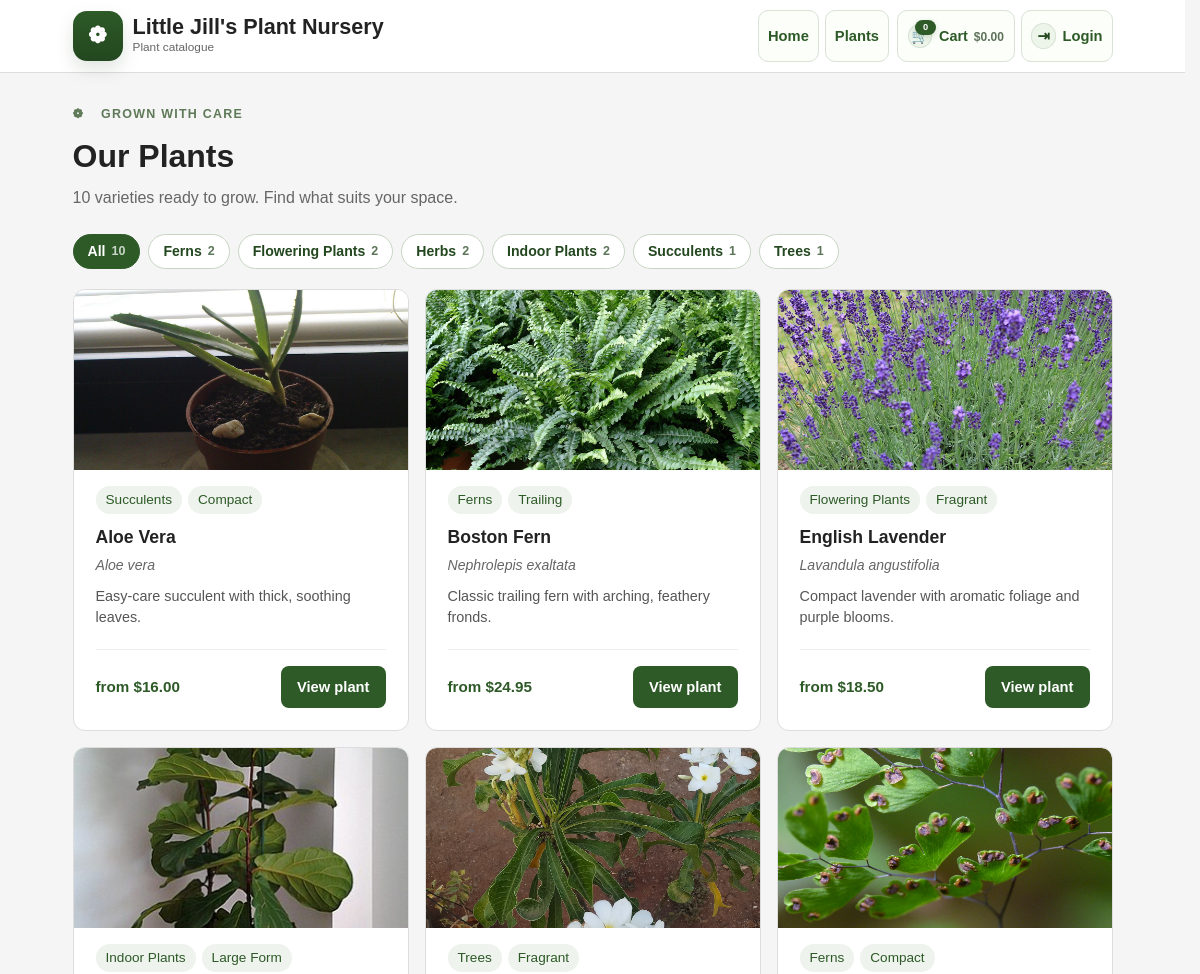
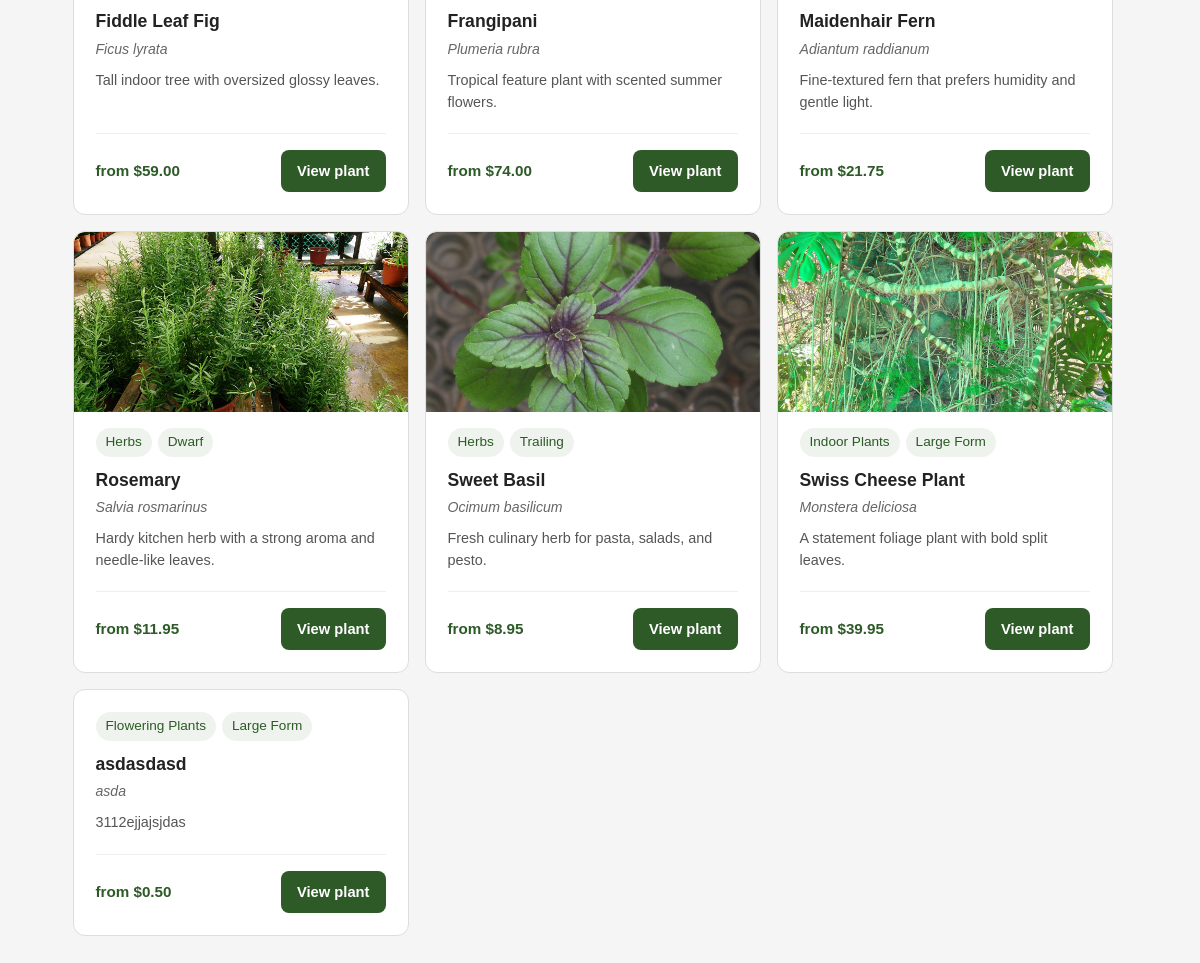
/plants, run on the app's committed database (2 pictures, top to bottom).
### models.py (models this page shows)
class Category(db.Model):
    id: Mapped[int] = mapped_column(primary_key=True)
    name: Mapped[str] = mapped_column(String(100), nullable=False)
    image_filename: Mapped[Optional[str]] = mapped_column(String(255))
    description: Mapped[Optional[str]] = mapped_column(String(255))

class Variety(db.Model):
    id: Mapped[int] = mapped_column(primary_key=True)
    name: Mapped[str] = mapped_column(String(100), nullable=False)
    description: Mapped[Optional[str]] = mapped_column(String(255))

class Plant(db.Model):
    id: Mapped[int] = mapped_column(primary_key=True)
    common_name: Mapped[str] = mapped_column(String(100))
    scientific_name: Mapped[Optional[str]] = mapped_column(String(100))
    category_id: Mapped[Optional[int]] = mapped_column(ForeignKey('category.id'))
    species_id: Mapped[Optional[int]] = mapped_column(ForeignKey('species.id'))
    variety_id: Mapped[Optional[int]] = mapped_column(ForeignKey('variety.id'))
    description: Mapped[Optional[str]] = mapped_column(String(200))
    colour: Mapped[Optional[str]] = mapped_column(String(50))
    growth_width: Mapped[Optional[float]] = mapped_column(Float)
    growth_height: Mapped[Optional[float]] = mapped_column(Float)
    fragrant: Mapped[Optional[bool]] = mapped_column(Boolean, default=False)
    frost_sensitive: Mapped[Optional[bool]] = mapped_column(Boolean, default=False)
    flowering_period: Mapped[Optional[str]] = mapped_column(String(200))
    light_requirements: Mapped[Optional[str]] = mapped_column(String(200))
    soil_requirements: Mapped[Optional[str]] = mapped_column(String(200))
    planting_advice: Mapped[Optional[str]] = mapped_column(String(200))
    watering_needs: Mapped[Optional[str]] = mapped_column(String(200))
    pruning_needs: Mapped[Optional[str]] = mapped_column(String(200))
    images: Mapped[Optional[list]] = mapped_column(JSON, default=list)
    plant_pots: Mapped[list["PlantPot"]] = relationship(back_populates="plant")
    cart_items: Mapped[list["CartItem"]] = relationship(back_populates="plant")
    @property
    def primary_image(self) -> Optional[str]:
        return self.images[0] if self.images else None

### app.py (the view)
@app.route("/plants")
def plants_index():
    active_categories = set(request.args.getlist('category', type=int))
    categories = Category.query.order_by(Category.name).all()
    species_list = Species.query.order_by(Species.name).all()
    varieties = Variety.query.order_by(Variety.name).all()
    category_map = {c.id: c.name for c in categories}
    species_map = {s.id: s.name for s in species_list}
    variety_map = {v.id: v.name for v in varieties}
    all_plants = Plant.query.all()
    cat_counts = Counter(p.category_id for p in all_plants if p.category_id)
    min_prices = dict(
        db.session.query(PlantPot.plant_id, func.min(PlantPot.price))
        .group_by(PlantPot.plant_id)
        .all()
    )
    q = Plant.query
    if active_categories:
        q = q.filter(Plant.category_id.in_(active_categories))
    plant_rows = []
    for plant in q.order_by(Plant.common_name).all():
        plant_rows.append({
            "id": plant.id,
            "common_name": plant.common_name,
            "scientific_name": plant.scientific_name,
            "category_name": category_map.get(plant.category_id),
            "species_name": species_map.get(plant.species_id),
            "variety_name": variety_map.get(plant.variety_id),
            "description": plant.description,
            "min_price": min_prices.get(plant.id),
            "primary_image": plant.primary_image,
        })
    def toggle_category_url(active_cats, cat_id):
        cats = set(active_cats)
        if cat_id in cats:
            cats.discard(cat_id)
        else:
            cats.add(cat_id)
        if cats:
            params = '&'.join(f'category={c}' for c in sorted(cats))
            return url_for('plants_index') + '?' + params
        return url_for('plants_index')
    return render_template(
        "plants.html",
        plants=plant_rows,
        categories=categories,
        species=species_list,
        varieties=varieties,
        cat_counts=cat_counts,
        active_categories=active_categories,
        toggle_category_url=toggle_category_url,
    )

### app.py (called while the page is built, shortened)
def get_header_cart_summary():
    if not current_user.is_authenticated:
        return {
            "header_cart_item_count": 0,
            "header_cart_total": Decimal("0.00"),
        }

@app.context_processor
def inject_header_cart_summary():
    return get_header_cart_summary()

### templates/plants.html (shortened to what this page needs)
<!DOCTYPE html>
<html lang="en">
<head>
    <link rel="stylesheet" href="{{ url_for('static', filename='styles.css') }}">
</head>
<body>
    {% include '_header.html' %}
    <main class="container">
        <div class="page-header">
            <p class="page-header__eyebrow">❁ &ensp; grown with care</p>
            <h1>Our Plants</h1>
            <p class="muted">{{ plants|length }} variet{% if plants|length != 1 %}ies{% else %}y{% endif %} ready to grow. Find what suits your space.</p>
        </div>
        {% if categories %}
        <div class="filter-bar">
            <a class="filter-chip {% if not active_categories %}filter-chip--active{% endif %}" href="{{ url_for('plants_index') }}">All <span class="filter-chip__count">{{ plants|length if not active_categories else (cat_counts.values()|sum) }}</span></a>
            {% for cat in categories %}
            {% if cat_counts.get(cat.id, 0) > 0 %}
            <a class="filter-chip {% if cat.id in active_categories %}filter-chip--active{% endif %}" href="{{ toggle_category_url(active_categories, cat.id) }}">{{ cat.name }} <span class="filter-chip__count">{{ cat_counts.get(cat.id, 0) }}</span></a>
            {% endif %}
            {% endfor %}
        </div>
        {% endif %}
        {% if plants %}
            <div class="plant-grid">
                {% for plant in plants %}
                    <article class="plant-card">
                        {% if plant.primary_image %}
                        <div class="plant-card__image">
                            <img src="{{ url_for('static', filename='images/' ~ plant.primary_image) }}" alt="{{ plant.common_name }}">
                        </div>
                        {% endif %}
                        <div class="plant-card__body">
                            <div class="plant-card__meta">
                                {% if plant.category_name %}<span class="tag">{{ plant.category_name }}</span>{% endif %}
                                {% if plant.variety_name %}<span class="tag">{{ plant.variety_name }}</span>{% endif %}
                            </div>
                            <h3 class="plant-card__name">{{ plant.common_name }}</h3>
                            {% if plant.scientific_name %}
                                <p class="plant-card__sci"><em>{{ plant.scientific_name }}</em></p>
                            {% endif %}
                            {% if plant.description %}
                                <p class="plant-card__desc">{{ plant.description }}</p>
                            {% endif %}
                        </div>
                        <div class="plant-card__footer">
                            {% if plant.min_price %}
                                <span class="plant-card__price">from ${{ '%.2f'|format(plant.min_price) }}</span>
                            {% endif %}
                            <a class="button-link" href="{{ url_for('plant_detail', id=plant.id) }}">View plant</a>
                        </div>
                    </article>
                {% endfor %}
            </div>
        {% else %}
            <p class="muted">No plants found.</p>
        {% endif %}
    </main>
</body>
</html>

### static/css/base.css (style rules this page uses)
body { margin: 0; font-family: Arial, sans-serif; background: #f5f5f5; color: #222; line-height: 1.5; }
html { scrollbar-gutter: stable; }
.container { max-width: 1040px; margin: 0 auto; padding: 24px; }
.muted { color: #666; }

### static/css/buttons.css (style rules this page uses)
.button-link { display: inline-flex; align-items: center; justify-content: center; padding: 10px 16px; border-radius: 8px; background: #2d5a27; color: #fff; text-decoration: none; font-weight: 600; font-size: 0.92rem; border: none; cursor: pointer; }

### static/css/cards.css (style rules this page uses)
.tag { background: #eef3ed; color: #2d5a27; border-radius: 999px; padding: 4px 10px; font-size: 0.85rem; }

### static/css/plants.css (style rules this page uses)
.page-header { margin-bottom: 24px; padding-top: 8px; }
.page-header__eyebrow { margin: 0 0 8px; font-size: 0.78rem; font-weight: 700; letter-spacing: 0.1em; text-transform: uppercase; color: #5e7a58; }
.page-header h1 { margin: 0 0 6px; font-size: 2rem; }
.page-header .muted { margin: 0; }
.plant-grid { display: grid; grid-template-columns: repeat(auto-fill, minmax(260px, 1fr)); gap: 16px; margin-bottom: 20px; }
.filter-bar { display: flex; gap: 8px; flex-wrap: wrap; margin-bottom: 20px; }
.filter-chip { display: inline-flex; align-items: center; gap: 6px; padding: 6px 14px; border-radius: 999px; border: 1px solid #c7d6c3; background: #fff; color: #23471f; font-size: 0.88rem; font-weight: 600; text-decoration: none; transition: background 0.12s, border-color 0.12s; }
.filter-chip--active { background: #2d5a27; border-color: #2d5a27; color: #fff; }
.filter-chip__count { font-size: 0.78rem; font-weight: 700; opacity: 0.75; }
.plant-card { border: 1px solid #ddd; border-radius: 12px; padding: 22px; background: #fff; display: flex; flex-direction: column; transition: box-shadow 0.15s, transform 0.15s; overflow: hidden; }
.plant-card__image { margin: -22px -22px 16px; border-radius: 10px 10px 0 0; overflow: hidden; height: 180px; background: #eef5eb; flex-shrink: 0; }
.plant-card__image img { width: 100%; height: 100%; object-fit: cover; display: block; }
.plant-card__meta { display: flex; gap: 6px; flex-wrap: wrap; margin-bottom: 10px; }
.plant-card__body { flex: 1; }
.plant-card__name { margin: 0 0 4px; font-size: 1.1rem; }
.plant-card__sci { margin: 0 0 4px; color: #666; font-size: 0.88rem; }
.plant-card__desc { margin: 10px 0 0; font-size: 0.9rem; color: #555; line-height: 1.5; }
.plant-card__footer { display: flex; align-items: center; justify-content: space-between; gap: 10px; margin-top: 20px; padding-top: 16px; border-top: 1px solid #eee; }
.plant-card__price { font-size: 0.95rem; font-weight: 700; color: #2d5a27; }

### data on the page
Category: name "Ferns", get "2", category_name "Ferns" "Ferns"
Category: name "Flowering Plants", get "2", category_name "Flowering Plants" "Flowering Plants"
Category: name "Herbs", get "2", category_name "Herbs" "Herbs"
Category: name "Indoor Plants", get "2", category_name "Indoor Plants" "Indoor Plants"
Category: name "Succulents", get "1", category_name "Succulents"
Category: name "Trees", get "1", category_name "Trees"
Variety: variety_name "Compact" "Compact"
Plant: common_name "Aloe Vera", scientific_name "Aloe vera", description "Easy-care succulent with thick, soothing leaves."
Variety: variety_name "Trailing" "Trailing"
Plant: common_name "Boston Fern", scientific_name "Nephrolepis exaltata", description "Classic trailing fern with arching, feathery fronds."
Variety: variety_name "Fragrant" "Fragrant"
Plant: common_name "English Lavender", scientific_name "Lavandula angustifolia", description "Compact lavender with aromatic foliage and purple blooms."
Variety: variety_name "Large Form" "Large Form" "Large Form"
Plant: common_name "Fiddle Leaf Fig", scientific_name "Ficus lyrata", description "Tall indoor tree with oversized glossy leaves."
Plant: common_name "Frangipani", scientific_name "Plumeria rubra", description "Tropical feature plant with scented summer flowers."
Plant: common_name "Maidenhair Fern", scientific_name "Adiantum raddianum", description "Fine-textured fern that prefers humidity and gentle light."
Variety: variety_name "Dwarf"
Plant: common_name "Rosemary", scientific_name "Salvia rosmarinus", description "Hardy kitchen herb with a strong aroma and needle-like leaves."
Plant: common_name "Sweet Basil", scientific_name "Ocimum basilicum", description "Fresh culinary herb for pasta, salads, and pesto."
Plant: common_name "Swiss Cheese Plant", scientific_name "Monstera deliciosa", description "A statement foliage plant with bold split leaves."
Plant: common_name "asdasdasd", scientific_name "asda", description "3112ejjajsjdas"

### other printed values
{{ header_cart_item_count }} "0"
{{ '%.2f'|format(header_cart_total) }} "0.00"
{{ plants|length }} "10"
{{ plants|length if not active_categories else (cat_counts.values()|sum) }} "10"
{{ '%.2f'|format(plant.min_price) }} "16.00" "24.95" "18.50" "59.00" "74.00" "21.75" "11.95" "8.95" "39.95" "0.50"
